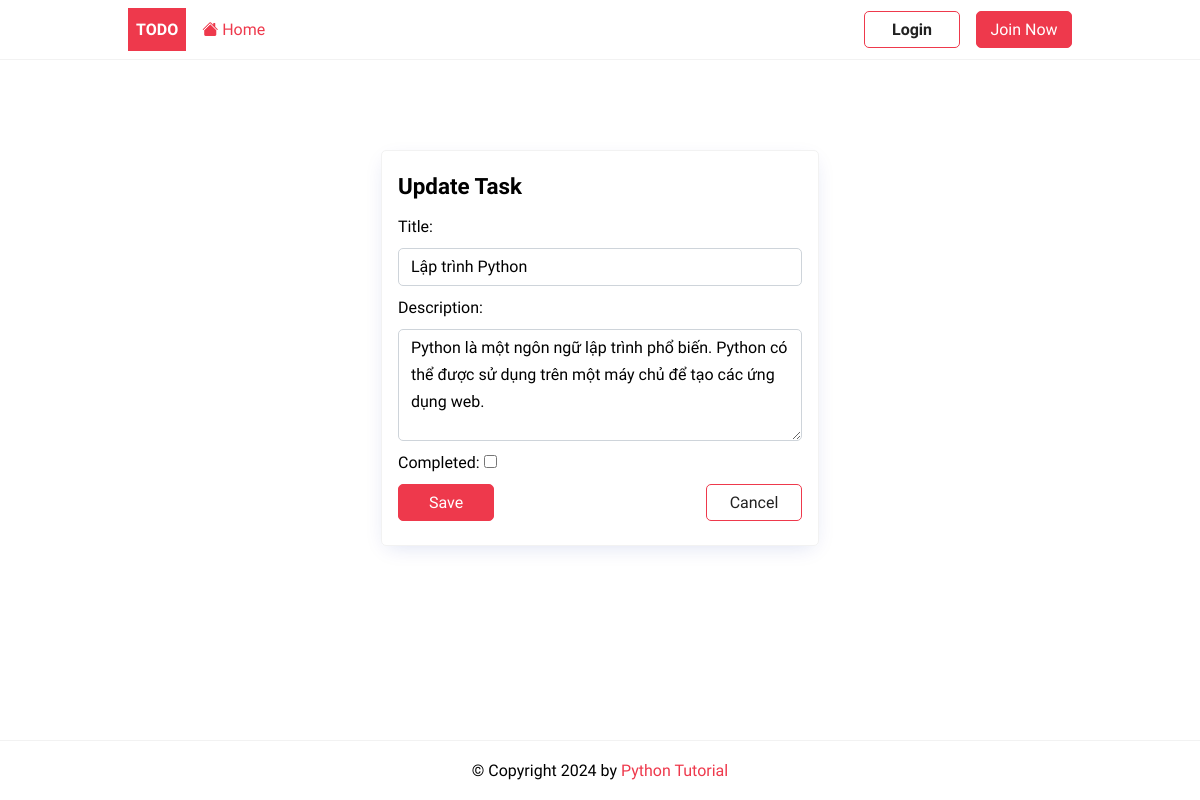
The page /task/update/4/ on the database its author committed.
### todo/models.py (models this page shows, shortened)
class Task(models.Model):
    title = models.CharField(max_length=255)
    description = models.TextField(null=True, blank=True)
    completed = models.BooleanField(default=False)
    create_at = models.DateTimeField(auto_now_add=True)
    user = models.ForeignKey(User,on_delete=models.CASCADE, null=True, blank=True)
    class Meta:
        ordering = ['completed']

### todo/views.py (the view, shortened to what this page needs)
# urls.py: path('task/update/<int:pk>/', TaskUpdate.as_view(),name='task-update'),
class TaskUpdate(UpdateView):
    model = Task
    fields = ['title','description','completed']
    success_url = reverse_lazy('tasks')

### todo/templates/todo/task_form.html (shortened to what this page needs)
{%extends 'base.html'%}
{%block content%}
<div class="center">
 <form method="post" novalidate class="card">
 	<h2>{% if task %} Update {%else %} Create {%endif%} Task</h2>
	{% for field in form %}
		{% if field.name == 'completed' %}
			<p>
				{{ field.label_tag }}
				{{ field }}
			</p>
		{% else %}
    		{{ field.label_tag }}
        	{{ field }}
        {% endif %}
	{% endfor %}
	<div class="form-buttons">
		<input type="submit" value="Save" class="btn btn-primary"/>
		<a href="{%url 'tasks'%}" class="btn btn-outline">Cancel</a>
	</div>
</form>
</div>
{%endblock content%}

### static/css/style.css (style rules this page uses)
:root { --color-primary: #ee394c; --color-secondary: #86b7fe; --color-light: #f2f2f2; --color-gray: #ced4da; --color-dark: #212121; --color-white: #ffffff; --color-error: #e2442f; --color-warning: #ffc900; --color-info: #02a2b9; --color-success: #1ba345; --color-input: #00d1b2; --border-radius: 5px; }
* { margin: 0; padding: 0; box-sizing: border-box; text-rendering: optimizeLegibility; }
html, body { height: 100%; }
input, button, textarea { font: inherit; }
body { font-family: 'Dosis', sans-serif; font-size: 1rem; line-height: 1.7; display: flex; flex-direction: column; }
h2 { font-size: 1.4rem; }
a { text-decoration: none; color: var(--color-primary); }
.card { border: solid 1px var(--color-light); padding: 1rem; border-radius: var(--border-radius); box-shadow: rgb(11 43 158 / 15%) 0px 6px 20px -6px; min-width: 400px; }
form > * { display: block; margin-bottom: 0.5rem; }
.form-buttons { display: flex; justify-content: space-between; align-items: center; gap: 0.75rem; }
input[type='text'], input[type='email'], input[type='password'], textarea { border-radius: var(--border-radius); border: solid 1px var(--color-gray); width: 100%; padding: 0.25rem 0.75rem; }
textarea { max-height: 7rem; }
.btn { padding: 0.25rem 0.75rem; border-radius: var(--border-radius); background-color: var(--color-white); border: solid 1px var(--color-white); color: var(--color-dark); cursor: pointer; text-decoration: none; font-size: 1rem; min-width: 6rem; text-align: center; }
.btn-outline { border: solid 1px var(--color-primary); }
.btn-primary { border: solid 1px var(--color-primary); background-color: var(--color-primary); color: var(--color-white); }
.center { display: flex; flex-direction: column; align-items: center; justify-content: center; min-height: 70vh; }

### rows shown on the page
Task: form "Lập trình Python" "Python là một ngôn ngữ lập trình phổ biến. Python có thể được sử dụng trên một máy chủ để tạo các ứng dụng web."

### other values the page prints
{{ field.label_tag }} "Title:" "Description:"
{{ field.label_tag }} "Completed:"
